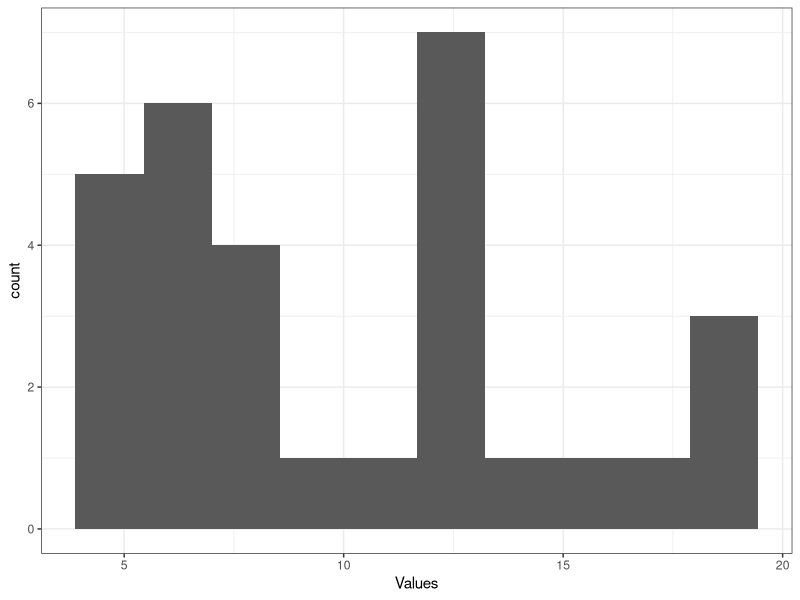
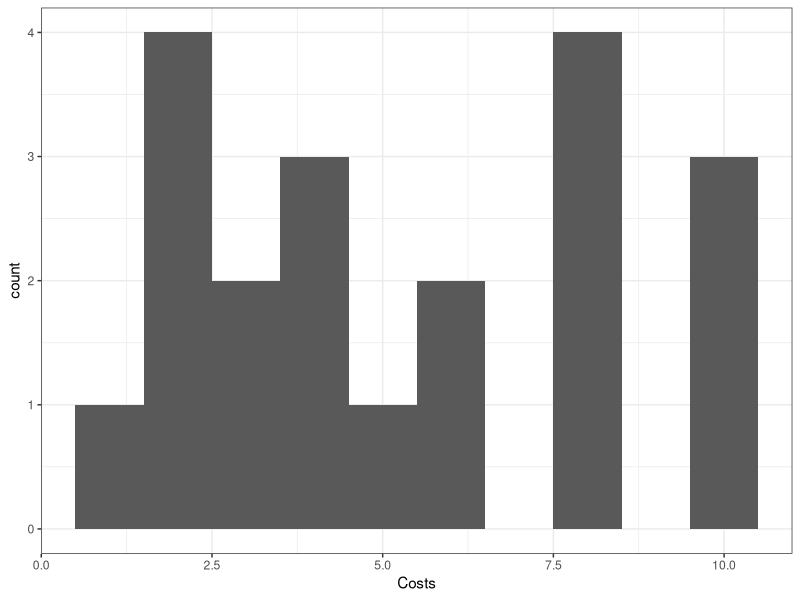
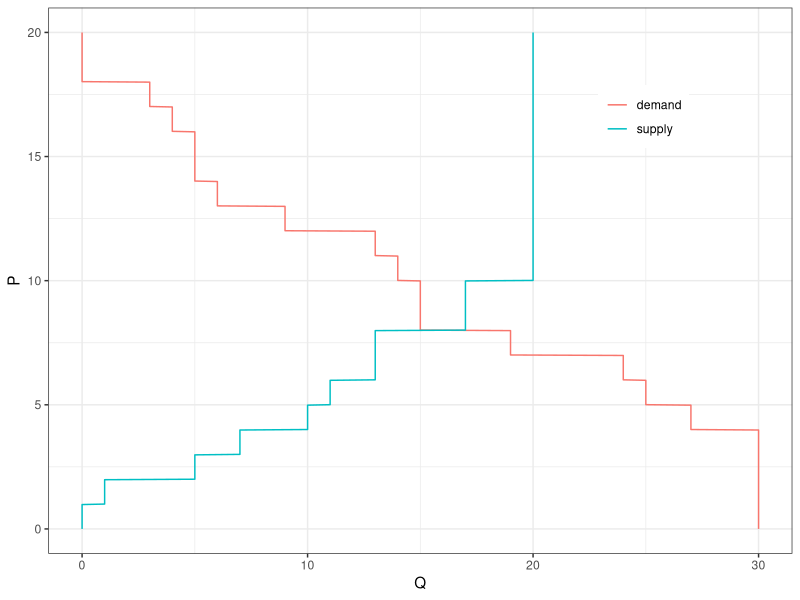
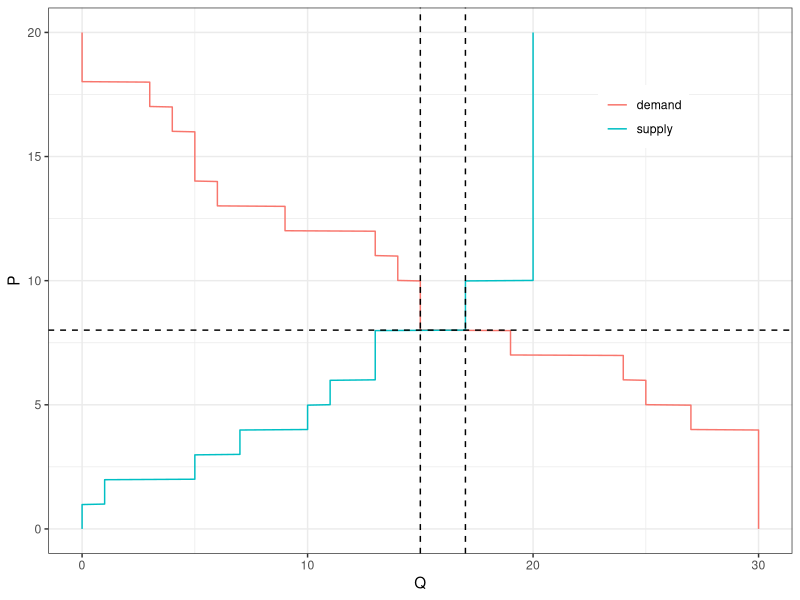

The R source for these figures, in order:
## ---- chunk 1
knitr::opts_chunk$set(echo = FALSE)
library(ggplot2)
library(dplyr)
set.seed(42)
## ---- chunk 2
set.seed(42)
nBuyers<-10
nItems<-3
Demand<-data.frame()
for (bb in 1:nBuyers) {
  # value for that individual buyer
  v<-sample(1:15,nItems,replace=T)+3
  tmp<-data.frame(v)
  tmp$BuyerID<-bb
  Demand<-rbind(Demand,tmp)
}
plt<-(
  ggplot(data=Demand,aes(x=v))+geom_histogram(bins=10)
  +theme_bw()
  +xlab("Values")
  +ylab("count")
)

## ---- chunk 3
print(plt)
## ---- chunk 4
nSellers<-10
nItems<-2
Supply<-data.frame()
for (ss in 1:nSellers) {
  # value for that individual buyer
  c<-sample(1:10,nItems,replace=T)
  tmp<-data.frame(c)
  tmp$SellerID<-ss
  Supply<-rbind(Supply,tmp)
}
plt<-(
  ggplot(data=Supply,aes(x=c))+geom_histogram(bins=10)
  +theme_bw()
  +xlab("Costs")
  +ylab("count")
)

## ---- chunk 5
print(plt)
## ---- chunk 6
P<-seq(0,20,length=1000) # prices to evaluate quantity
SF<-function(p) {
  sum(Supply$c<=p)
}
DF<-function(p) {
  sum(Demand$v>=p)
}

SupplyDemand<-data.frame()
for (pp in P) {
  p<-pp
  Q<-DF(pp)
  type="demand"
  SupplyDemand<-rbind(SupplyDemand,data.frame(p,Q,type))
  Q<-SF(pp)
  type="supply"
  SupplyDemand<-rbind(SupplyDemand,data.frame(p,Q,type))
  
}
plt<-(ggplot(data=SupplyDemand,aes(x=Q,y=p,color=type))
  +geom_path()+theme_bw()
  +xlab("Q")+ylab("P")
  +theme(legend.title = element_blank(),
         legend.position=c(0.8,0.8))
)
## ---- chunk 7
print(plt)
## ---- chunk 8
ExcessDemand<-apply(as.matrix(P),
                    FUN = function(x) {DF(x)-SF(x)},
                    MARGIN=1)

Peq<-P[which.min(abs(ExcessDemand))]
Qeq<-c(DF(Peq),SF(Peq))

# equilibrium price
print(Peq)

# equilibrium quantity
print(Qeq)

## ---- chunk 9
plt<-(plt
      +geom_hline(yintercept=Peq,
                  color="black",
                  linetype="dashed")
      +geom_vline(xintercept=Qeq,
                  color="black",
                  linetype="dashed")
)

CS<-sum((Demand %>% filter(v>=Peq))$v)
print(CS)

PS<-sum((Supply %>% filter(c<=Peq))$c)
print(PS)


## ---- chunk 10
plt
